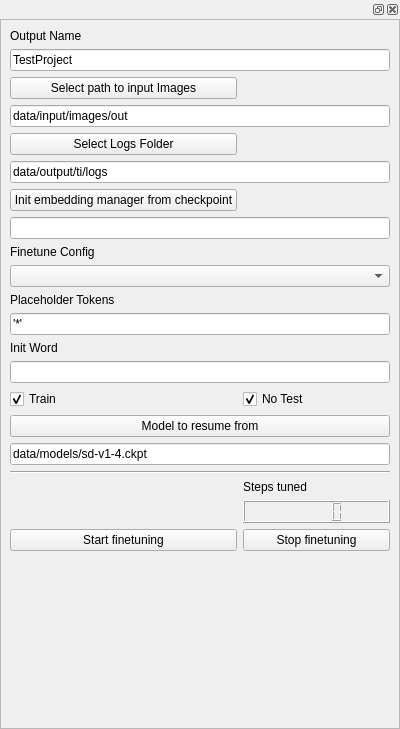
<?xml version="1.0" encoding="UTF-8"?>
<ui version="4.0">
 <class>Form</class>
 <widget class="QWidget" name="Form">
  <property name="geometry">
   <rect>
    <x>0</x>
    <y>0</y>
    <width>400</width>
    <height>729</height>
   </rect>
  </property>
  <property name="windowTitle">
   <string>Form</string>
  </property>
  <layout class="QVBoxLayout" name="verticalLayout">
   <property name="leftMargin">
    <number>0</number>
   </property>
   <property name="topMargin">
    <number>0</number>
   </property>
   <property name="rightMargin">
    <number>0</number>
   </property>
   <property name="bottomMargin">
    <number>0</number>
   </property>
   <item>
    <widget class="QDockWidget" name="dockWidget">
     <widget class="QWidget" name="dockWidgetContents">
      <layout class="QVBoxLayout" name="verticalLayout_2">
       <property name="leftMargin">
        <number>0</number>
       </property>
       <property name="topMargin">
        <number>0</number>
       </property>
       <property name="rightMargin">
        <number>0</number>
       </property>
       <property name="bottomMargin">
        <number>0</number>
       </property>
       <item>
        <widget class="QScrollArea" name="scrollArea">
         <property name="widgetResizable">
          <bool>true</bool>
         </property>
         <widget class="QWidget" name="scrollAreaWidgetContents">
          <property name="geometry">
           <rect>
            <x>0</x>
            <y>0</y>
            <width>398</width>
            <height>703</height>
           </rect>
          </property>
          <layout class="QGridLayout" name="gridLayout">
           <item row="4" column="0">
            <widget class="QPushButton" name="logsFolder">
             <property name="text">
              <string>Select Logs Folder</string>
             </property>
            </widget>
           </item>
           <item row="7" column="0" colspan="2">
            <widget class="QLineEdit" name="init_embedding_manager_ckpt"/>
           </item>
           <item row="6" column="0">
            <widget class="QPushButton" name="initEmbeddingManager">
             <property name="text">
              <string>Init embedding manager from checkpoint</string>
             </property>
            </widget>
           </item>
           <item row="14" column="1">
            <widget class="QCheckBox" name="no_test">
             <property name="text">
              <string>No Test</string>
             </property>
             <property name="checked">
              <bool>true</bool>
             </property>
            </widget>
           </item>
           <item row="19" column="1">
            <widget class="QLabel" name="label_5">
             <property name="text">
              <string>Steps tuned</string>
             </property>
            </widget>
           </item>
           <item row="15" column="0" colspan="2">
            <widget class="QPushButton" name="resumeModel">
             <property name="text">
              <string>Model to resume from</string>
             </property>
            </widget>
           </item>
           <item row="20" column="1">
            <widget class="QLCDNumber" name="steps_tuned"/>
           </item>
           <item row="2" column="0">
            <widget class="QPushButton" name="pathInputImages">
             <property name="text">
              <string>Select path to input Images</string>
             </property>
            </widget>
           </item>
           <item row="22" column="0">
            <spacer name="verticalSpacer">
             <property name="orientation">
              <enum>Qt::Vertical</enum>
             </property>
             <property name="sizeHint" stdset="0">
              <size>
               <width>20</width>
               <height>40</height>
              </size>
             </property>
            </spacer>
           </item>
           <item row="10" column="0">
            <widget class="QLabel" name="label_3">
             <property name="text">
              <string>Placeholder Tokens</string>
             </property>
            </widget>
           </item>
           <item row="21" column="1">
            <widget class="QPushButton" name="Stop">
             <property name="text">
              <string>Stop finetuning</string>
             </property>
            </widget>
           </item>
           <item row="16" column="0" colspan="2">
            <widget class="QLineEdit" name="actual_resume">
             <property name="text">
              <string>data/models/sd-v1-4.ckpt</string>
             </property>
            </widget>
           </item>
           <item row="13" column="0" colspan="2">
            <widget class="QLineEdit" name="init_word"/>
           </item>
           <item row="1" column="0" colspan="2">
            <widget class="QLineEdit" name="name">
             <property name="text">
              <string>TestProject</string>
             </property>
            </widget>
           </item>
           <item row="21" column="0">
            <widget class="QPushButton" name="Start">
             <property name="text">
              <string>Start finetuning</string>
             </property>
            </widget>
           </item>
           <item row="14" column="0">
            <widget class="QCheckBox" name="train">
             <property name="text">
              <string>Train</string>
             </property>
             <property name="checked">
              <bool>true</bool>
             </property>
            </widget>
           </item>
           <item row="0" column="0">
            <widget class="QLabel" name="label">
             <property name="text">
              <string>Output Name</string>
             </property>
            </widget>
           </item>
           <item row="5" column="0" colspan="2">
            <widget class="QLineEdit" name="logdir">
             <property name="text">
              <string>data/output/ti/logs</string>
             </property>
            </widget>
           </item>
           <item row="8" column="0">
            <widget class="QLabel" name="label_2">
             <property name="text">
              <string>Finetune Config</string>
             </property>
            </widget>
           </item>
           <item row="3" column="0" colspan="2">
            <widget class="QLineEdit" name="data_root">
             <property name="text">
              <string>data/input/images/out</string>
             </property>
            </widget>
           </item>
           <item row="9" column="0" colspan="2">
            <widget class="QComboBox" name="base"/>
           </item>
           <item row="17" column="0" colspan="2">
            <widget class="Line" name="line">
             <property name="orientation">
              <enum>Qt::Horizontal</enum>
             </property>
            </widget>
           </item>
           <item row="11" column="0" colspan="2">
            <widget class="QLineEdit" name="placeholder_tokens">
             <property name="text">
              <string>'*'</string>
             </property>
            </widget>
           </item>
           <item row="12" column="0">
            <widget class="QLabel" name="label_4">
             <property name="text">
              <string>Init Word</string>
             </property>
            </widget>
           </item>
          </layout>
         </widget>
        </widget>
       </item>
      </layout>
     </widget>
    </widget>
   </item>
  </layout>
 </widget>
 <resources/>
 <connections/>
</ui>
